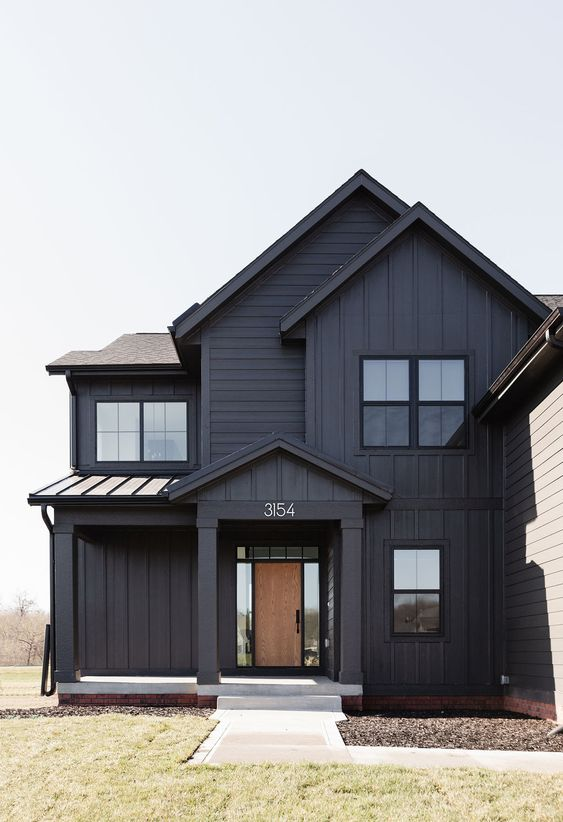
#> input picture app/assests/input_img/39ab3d71a57d6926c2d7032fd6b0368c.jpg, 563 x 822 px, given in place of d23.jpeg, which was not available
$ python inpaint.py
#> lines starting #> are read from the running program, lines starting #| are printed output that depends on the picture; after the words box and inside, x2 and y2 are one past the last pixel; in counts of white or black regions, pixels touching at a corner belong together; pictures that were not available may be replaced by others from this repository, and a replacement may not be noted
# [25 lines of commented-out code are left out]


import cv2
import matplotlib.pyplot as plt
from PIL import Image, ImageDraw
import numpy as np

# Specify the paths to your damaged image and mask (in PNG or JPG format)
damaged_image_path = r"C:\Users\praka\Downloads\d23.jpeg"

def generate_binary_mask(mask_points):
    image_width = 950
    image_height = 550
    # Create a black and white image with a black background
    shape = Image.new('L', (image_width, image_height), 0)

    # Create a white mask in the image
    draw = ImageDraw.Draw(shape)
    draw.polygon(mask_points, outline=255, fill=255)

    # Convert the grayscale image to a binary mask
    mask = np.array(shape)
    mask_pth = r"E:\codified\gen_ai\House_image_genAI\app\models\mask_img.png"
    cv2.imwrite(mask_pth, mask)

    return mask_pth

mask_points = [626, 209, 626, 257, 658, 257, 658, 209]

# Read the damaged image
damaged_image = cv2.imread(damaged_image_path)
#> damaged_image is the input picture: shape (822, 563, 3); mean B, G, R 151.3, 150.8, 151.7
damaged_image = cv2.resize(damaged_image, (950,550))
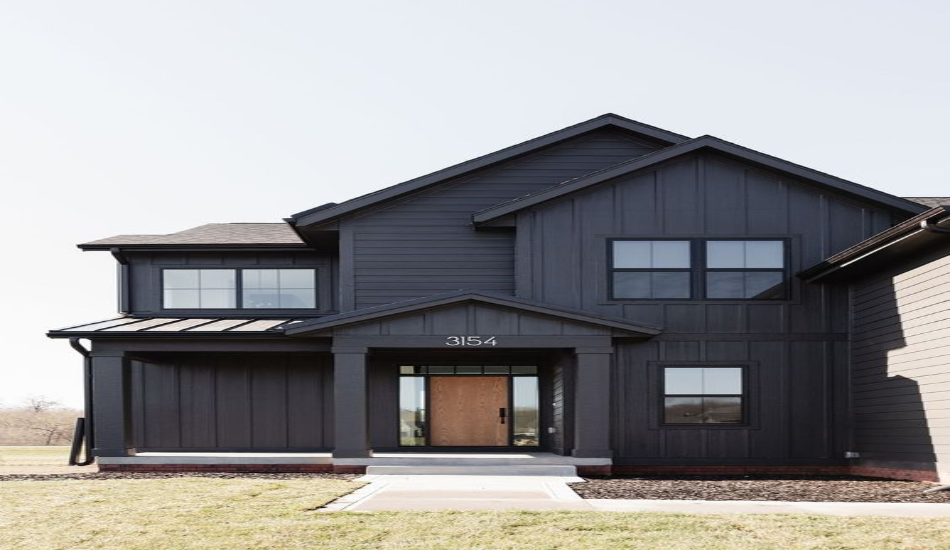
#> damaged_image: shape (550, 950, 3); mean B, G, R 151.2, 150.7, 151.6

mask_path = generate_binary_mask(mask_points)
#> in generate_binary_mask, `shape = Image.new('L', (image_width, image_height), 0)`: shape: PIL image 950x550 L; every value is 0
#> in generate_binary_mask, `mask = np.array(shape)`:
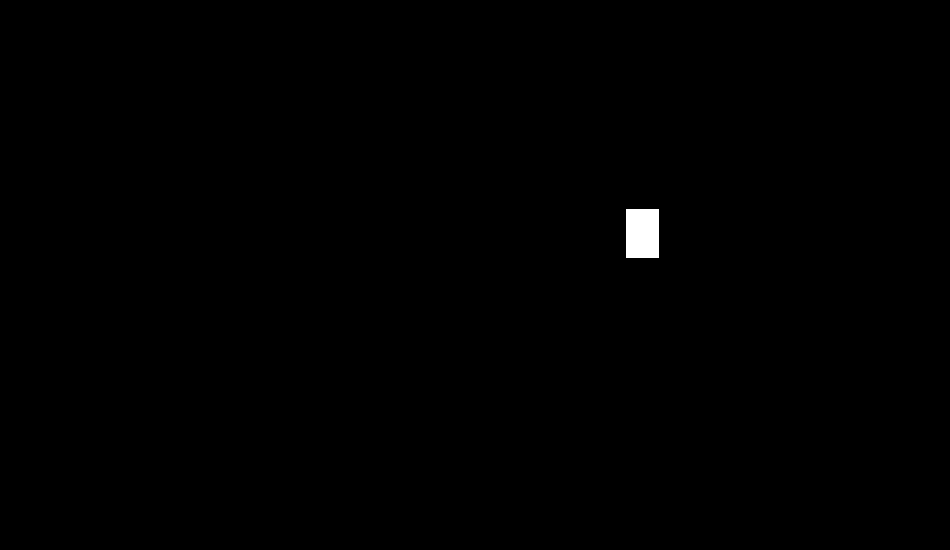
#> mask: shape (550, 950); 0.31% white; 1 white region, box (x1, y1, x2, y2) and area: (626, 209, 659, 258) 1617

# Read the binary mask
mask = cv2.imread(mask_path, 0)

# Convert the image to RGB format (if not already)
damaged_image = cv2.cvtColor(damaged_image, cv2.COLOR_BGR2RGB)

# Inpainting using the TELEA algorithm
output1 = cv2.inpaint(damaged_image, mask, 1, cv2.INPAINT_TELEA)

# Inpainting using the NS algorithm
output2 = cv2.inpaint(damaged_image, mask, 1, cv2.INPAINT_NS)

# Prepare the images for display
img = [damaged_image, mask, output1, output2]
titles = ['Damaged Image', 'Mask', 'Inpainting (TELEA)', 'Inpainting (NS)']

# Display the images
for i in range(4):
    plt.subplot(2, 2, i+1)
    plt.xticks([])
    plt.yticks([])
    plt.title(titles[i])
    plt.imshow(img[i])

plt.show()
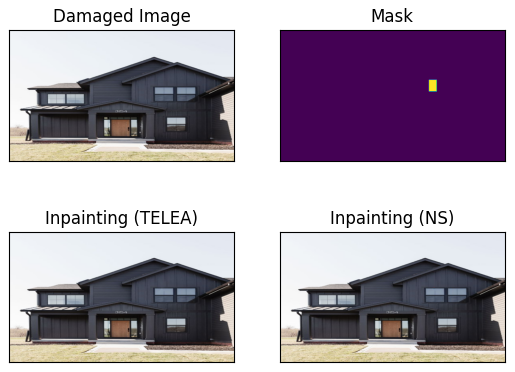
#> figure drawn by matplotlib, 4 panels

$ run again, on app/assests/input_img/master4.jpg
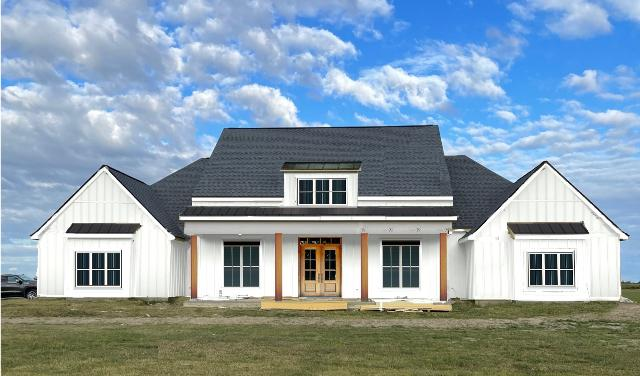
#> input picture app/assests/input_img/master4.jpg, 640 x 376 px, given in place of d23.jpeg, which was not available
#> damaged_image is the input picture: shape (376, 640, 3); mean B, G, R 169.5, 156.9, 138.7
#> shape: PIL image 950x550 L; every value is 0
#> mask: shape (550, 950); 0.31% white; 1 white region, box (x1, y1, x2, y2) and area: (626, 209, 659, 258) 1617
#> `plt.show()`:
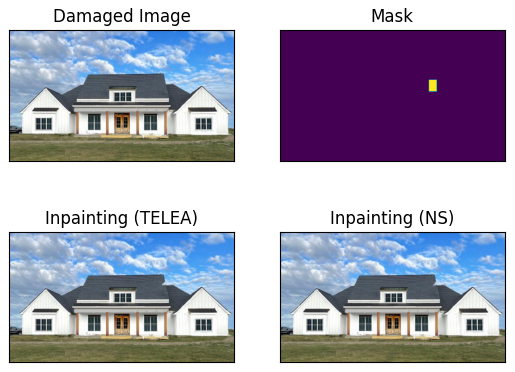
#> figure drawn by matplotlib, 4 panels
